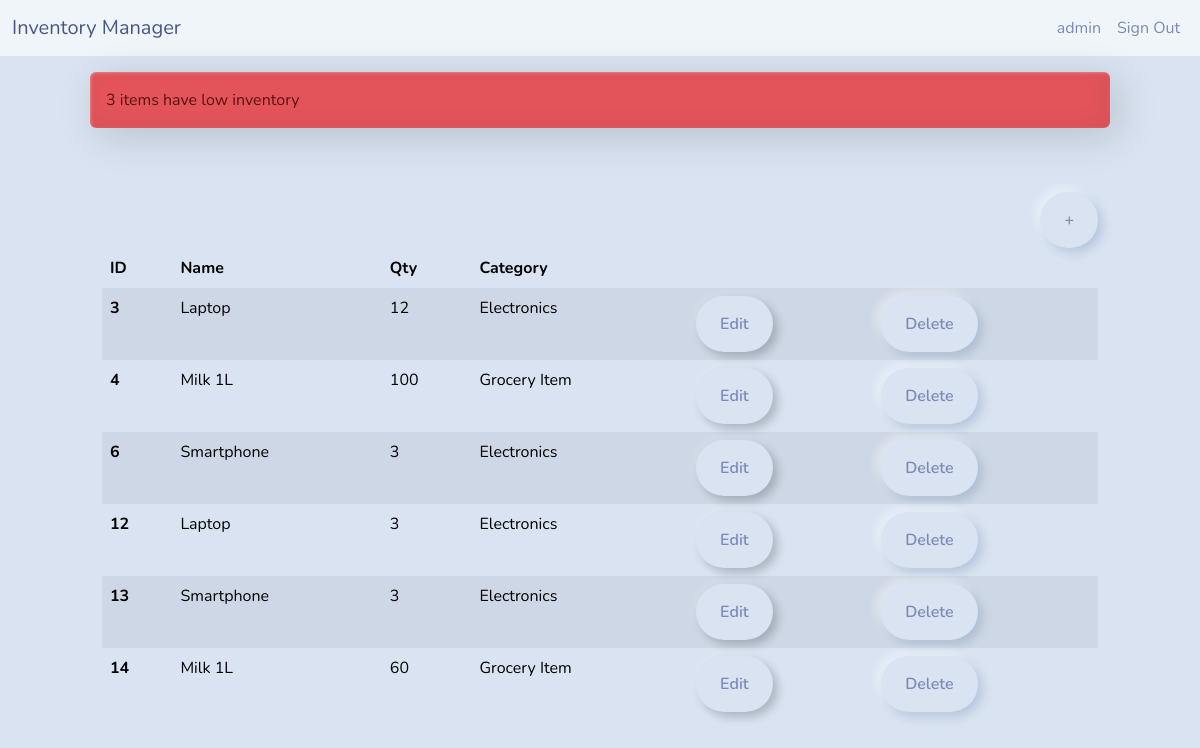
The page /dashboard/ (signed in) on the database its author committed.
### inventory/models.py (models this page shows, shortened)
class InventoryItem(models.Model):
    name = models.CharField(max_length=200)
    quantity = models.IntegerField()
    category = models.ForeignKey('Category', on_delete= models.SET_NULL, blank=True, null=True)
    date_created = models.DateTimeField(auto_now_add=True)
    user = models.ForeignKey(User, on_delete=models.CASCADE)

class Category(models.Model):
    name = models.CharField(max_length=200)
    class Meta:
        verbose_name_plural = 'Categories'

### inventory/views.py (the view)
# urls.py: path('dashboard/', Dashboard.as_view(), name = "dashboard"),
class Dashboard(LoginRequiredMixin, View):
    def get(self, request):
        user_profile = UserProfile.objects.get(user=request.user)
        if user_profile.role == 'Admin':
            items = InventoryItem.objects.order_by('id')
        else:
            items = InventoryItem.objects.filter(user__userprofile__role='Admin').order_by('id')
        low_inventory = items.filter(quantity__lte=LOW_QUANTITY)
        if low_inventory.count() > 0:
            message = f"{low_inventory.count()} item{'s' if low_inventory.count() > 1 else ''} have low inventory"
            messages.error(request, message)
        low_inventory_ids = low_inventory.values_list('id', flat=True)
        return render(request, 'inventory/dashboard.html', {
            'items': items,
            'low_inventory_ids': low_inventory_ids
        })

### inventory/templates/inventory/dashboard.html (shortened to what this page needs)
{% extends 'inventory/base.html' %}
{% block content %}
	{% if messages %}
		<div class="row mt-3">
			{% for message in messages %}
				{% if message.tags == 'error' %}
					<div class="col-md-10 col-12 mx-auto alert alert-danger">
						{{ message }}
					</div>
				{% else %}
					<div class="col-md-10 col-12 mx-auto alert alert-success">
						{{ message }}
					</div>
				{% endif %}
			{% endfor %}
		</div>
	{% endif %}
	<div class="row">
		<div class="col-md-10 col-12 mx-auto mt-5">
			<div class="d-flex justify-content-end">
				{% if user.userprofile.role == 'Admin' %}
					<a href="{% url 'add-item' %}" class="btn btn-primary">+</a>
				{% endif %}
			</div>
			<table class="table table-hover table-striped">
				<thead>
					<tr>
						<th scope="col">ID</th>
						<th scope="col">Name</th>
						<th scope="col">Qty</th>
						<th scope="col">Category</th>
						<th scope="col"></th>
						<th scope="col"></th>
					</tr>
				</thead>
				<tbody>
					{% for item in items %}
					<tr>
						<th scope="row">{{ item.id }}</th>
						<td>{{ item.name }}</td>
					    <td>{{ item.quantity }}</td>
					    <td>{{ item.category.name }}</td>
						{% if user.userprofile.role == 'Admin' %}
							<td><a href="{% url 'edit-item' pk=item.pk %}" class="btn btn-outline-secondary">Edit</a></td>
							<td><a href="{% url 'delete-item' pk=item.pk %}" class="btn btn-secondary">Delete</a></td>
						{% else %}
							<td></td>
							<td></td>
						{% endif %}
					</tr>
					{% endfor %}
				</tbody>
			</table>
		</div>
	</div>
{% endblock content %}

### inventory/templates/inventory/base.html (shortened to what this page needs)
<!DOCTYPE html>
<html lang="en">
<head>
	<link href="https://bootswatch.com/5/morph/bootstrap.min.css" rel="stylesheet">
</head>
<body>
    {% include "inventory/navigation.html" %}
	{% block content %}
	{% endblock content %}
</body>
</html>

### inventory/templates/inventory/navigation.html (shortened to what this page needs)
<nav class="navbar navbar-expand-lg bg-light">
	<div class="container-fluid">
		<a class="navbar-brand" href="{% url 'index' %}">Inventory Manager</a>
		<div class="collapse navbar-collapse justify-content-end" id="navbarNav">
			<ul class="navbar-nav">
				{% if user.is_authenticated %}
					<li class="nav-item">
						<a class="nav-link" href="#">{{ user.username }}</a>
					</li>
					<li class="nav-item">
						<form action="{% url 'logout' %}" method="post" style="display:inline;">
							<button type="submit" class="nav-link" style="background:none; border:none; color:inherit; cursor:pointer;">
								Sign Out
							</button>
						</form>
					</li>
				{% endif %}
			</ul>
		</div>
	</div>
</nav>

### rows shown on the page
InventoryItem: id "3", name "Laptop", quantity "12", category.name "Electronics"
InventoryItem: id "4", name "Milk 1L", quantity "100", category.name "Grocery Item"
InventoryItem: id "6", name "Smartphone", quantity "3", category.name "Electronics"
InventoryItem: id "12", name "Laptop", quantity "3", category.name "Electronics"
InventoryItem: id "13", name "Smartphone", quantity "3", category.name "Electronics"
InventoryItem: id "14", name "Milk 1L", quantity "60", category.name "Grocery Item"

### other values the page prints
{{ user.username }} "admin"
{{ message }} "3 items have low inventory"
